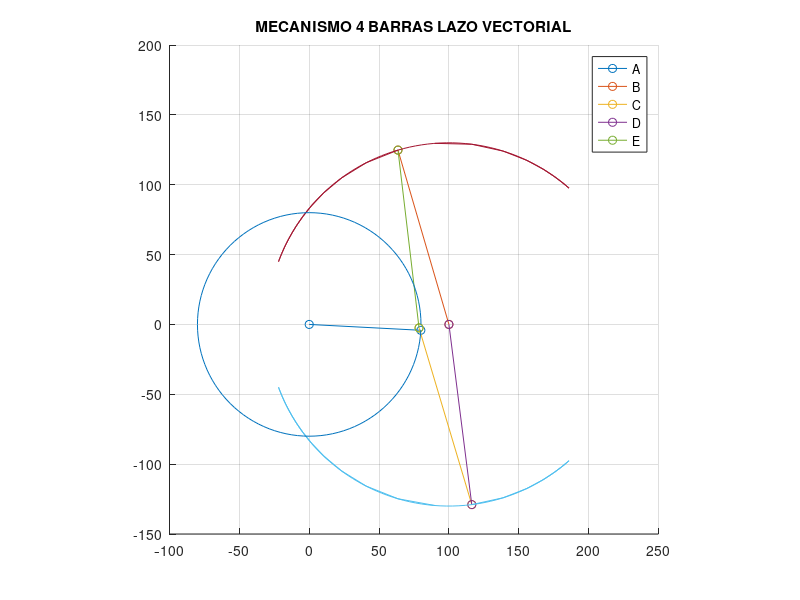
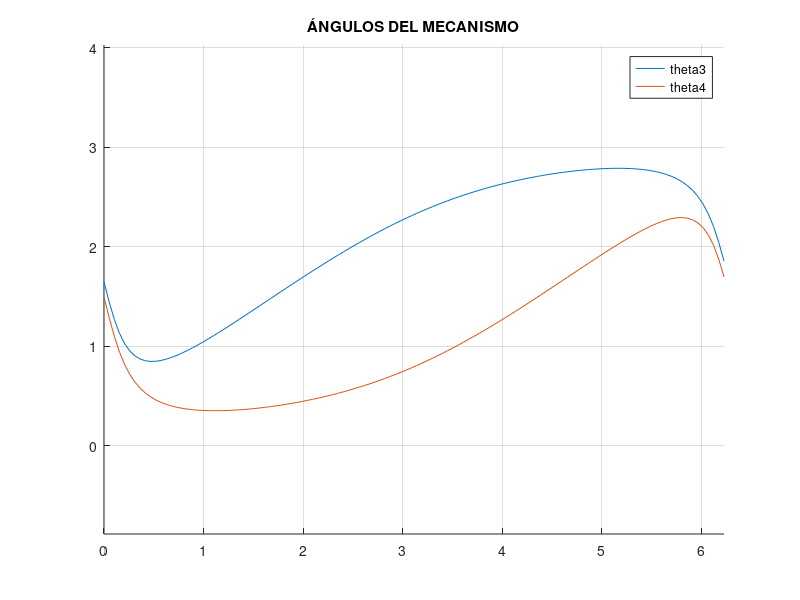
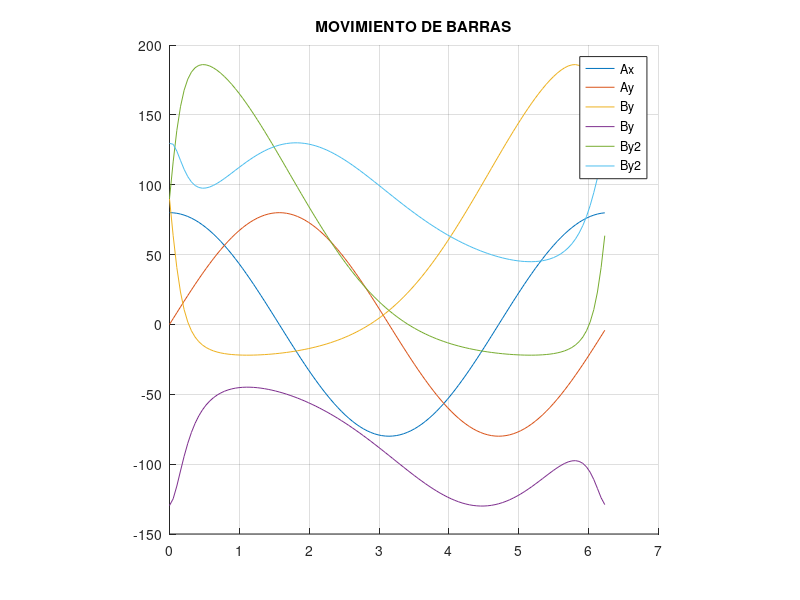

Write the MATLAB code that produced these figures, in order.
clc;
clear all;
hold on;
axis equal;
grid on

xlim([-100 250]);
ylim([-150 200]);
title(' MECANISMO 4 BARRAS LAZO VECTORIAL ');

a=80; %Medida de la barra a
b=130;%Medida de la barra b
c=130;%Medida de la barra c
d=100;%Medida de la barra d

k=1;
k1=(d/a);
k2=(d/c);
k3=((a^2-b^2+c^2+d^2)/(2*a*c));
k4=(d/b);
k5=((c^2-d^2-a^2-b^2)/(2*a*b));

theta2=0;%Inicio de la barra

while theta2<=2*pi;
    cla

A=cos(theta2) - k1 - k2*cos(theta2) + k3;
B=-2*sin(theta2);
C=k1-((k2+1)*cos(theta2))+k3;
theta41=2*atan((-B+sqrt(B^2-4*A*C))/(2*A));
theta42=2*atan((-B-sqrt(B^2-4*A*C))/(2*A));

D=(cos(theta2)-k1+k4*cos(theta2)+k5);
E=(-2*sin(theta2));
F=(k1+(k4-1)*cos(theta2)+k5);
theta31=(2*atan((-E+sqrt(E^2-4*D*F))/(2*D)));
theta32=(2*atan((-E-sqrt(E^2-4*D*F))/(2*D)));

Ax=a*cos(theta2);
Ay=a*sin(theta2);

Bx=c*cos(theta41)+d;
By=c*sin(theta41);

Bx2=c*cos(theta42)+d;
By2=c*sin(theta42);

x1=[0 Ax];
y1=[0 Ay];

x2=[Bx2 d];
y2=[By2 0];

x3=[Ax+theta31 Bx];
y3=[Ay+theta32 By];

x4=[Bx d];
y4=[By 0];

x5=[Ax+theta31 Bx2];
y5=[Ay+theta32 By2];

if theta31 > 0
    J(1,k)=(theta31);
else
    J(1,k)=(theta31)+pi;
end

if theta41>0
    J(2,k)=(theta41);
else
    J(2,k)=(theta41)+pi;
end


G(1,k)=Bx;
G(2,k)=By;
G(3,k)=Bx2;
G(4,k)=By2;
G(5,k)=theta2;

J(8,k)=Ax;
J(9,k)=Ay;

plot(x1,y1,'-o')
plot(x2,y2,'-o')
plot(x3,y3,'-o')
plot(x4,y4,'-o')
plot(x5,y5,'-o')

plot(G(1,:),G(2,:));
plot(G(3,:),G(4,:));
plot(J(8,:),J(9,:));
legend('A','B','C','D','E')

theta2=theta2+pi/60;%incremento
k=k+1;
drawnow;
    
end

figure(2)
title('ÁNGULOS DEL MECANISMO');
axis equal
hold on
grid on

plot(G(5,:),J(1,:));
plot(G(5,:),J(2,:));
legend('theta3','theta4')

figure(3)
title('MOVIMIENTO DE BARRAS');
axis square
hold on
grid on
plot(G(5,:),J(8,:));
plot(G(5,:),J(9,:));

plot(G(5,:),G(1,:));
plot(G(5,:),G(2,:));
plot(G(5,:),G(3,:));
plot(G(5,:),G(4,:));
legend('Ax','Ay','By','By','By2','By2')
